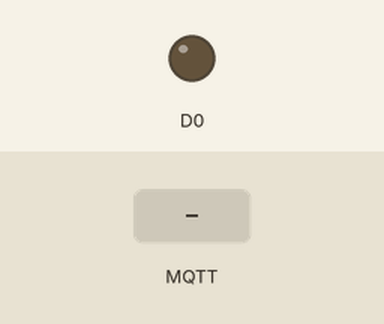
The sketch below on a simulated ESP8266 (NodeMCU). Parts: output pins drawn as LEDs (lit = HIGH). The test bench sets the inputs (shaded band). WiFi joins after 1.5 s; servers stay silent unless stated; no MQTT or app messages arrive unless stated; what the sketch prints to the serial monitor is not drawn.

Above: at 2.7 s.
2.8 s: MQTT message "on" arrives on the first subscribed topic
At 4.4 s:
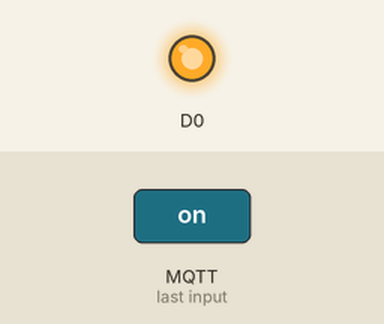
7.0 s: MQTT message "off" arrives on the first subscribed topic
At 8.7 s:
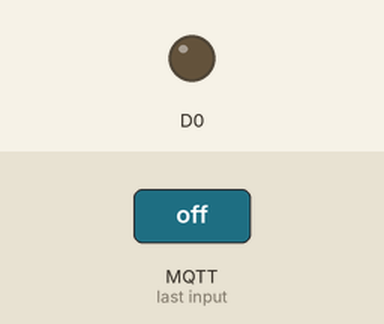
Timing chart, 0 to 10.2 s (numbered marks = the images above; inputs shaded):
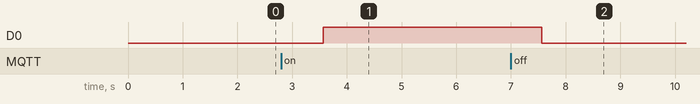

Measured:
- after the input at 2.8 s, D0: LOW → HIGH after 0.76 s
- after the input at 7.0 s, D0: HIGH → LOW after 0.57 s

The sketch:

MQTT.ino
```cpp
#include <ESP8266WiFi.h>
#include <PubSubClient.h>
#define ssid "IIoT_Room_2.4Ghz"
#define password "1234567890"
#define mqtt_server "broker.mqtt-dashboard.com"

const uint16_t mqtt_port = 1883; //Port của MQT

#define topic1 "OnOffLed"
WiFiClient espClient;
PubSubClient client(espClient);
void setup()
{
	Serial.begin(115200);
	setup_wifi();                             //thực hiện kết nối Wifi
	client.setServer(mqtt_server, mqtt_port); // cài đặt server và lắng nghe client ở port 1883
	client.setCallback(callback);             // gọi hàm callback để thực hiện các chức năng publish/subcribe
	reconnect();
    pinMode(D0,OUTPUT);

}

// Add the main program code into the continuous loop() function
void loop()
{
    client.loop();
    if (!client.connected())
    {
        reconnect();
        Serial.print("disconnected");
    }
    client.publish(topic1, "abc");
    delay(2000);

}

void setup_wifi()
{
	delay(10);
	Serial.println();
	Serial.print("Connecting to ");
	Serial.println(ssid);
	WiFi.begin(ssid, password);
	while (WiFi.status() != WL_CONNECTED)
	{
		delay(500);
		Serial.print(".");
	}
	// in ra thông báo đã kết nối và địa chỉ IP của ESP8266
	Serial.println("");
	Serial.println("WiFi connected");
	Serial.println("IP address: ");
	Serial.println(WiFi.localIP());
}
void callback(char* topic, byte* payload, unsigned int length)
{
    //-----------------------------------------------------------------
    //in ra tên của topic và nội dung nhận được
    Serial.print("Co tin nhan moi tu topic: ");
    Serial.println(topic);
    char p[length + 1];
    memcpy(p, payload, length);
    p[length] = NULL;
    String message(p);

    if (String(topic) == "LedD0")
    {
        if (message == "on")
        {
            digitalWrite(D0, HIGH);
        }
        if (message == "off")
        {
            digitalWrite(D0, LOW);
        }
    }

    Serial.println(message);
    Serial.println();
    //-------------------------------------------------------------------------
}

// Hàm reconnect thực hiện kết nối lại khi mất kết nối với MQTT Broker
void reconnect()
{
    while (!client.connected()) // Chờ tới khi kết nối
    {
        if (client.connect("clientId-CjEDtzG1bn")) //kết nối vào broker
        {
            Serial.println("da ket noi:");
            //đăng kí nhận dữ liệu từ topic
            client.subscribe("LedD0");
        }
        else
        {
            // in ra trạng thái của client khi không kết nối được với broker
            Serial.print("Loi:, rc=");
            Serial.print(client.state());
            Serial.println(" try again in 5 seconds");
            // Đợi 5s
            delay(5000);
        }
    }
}
```
